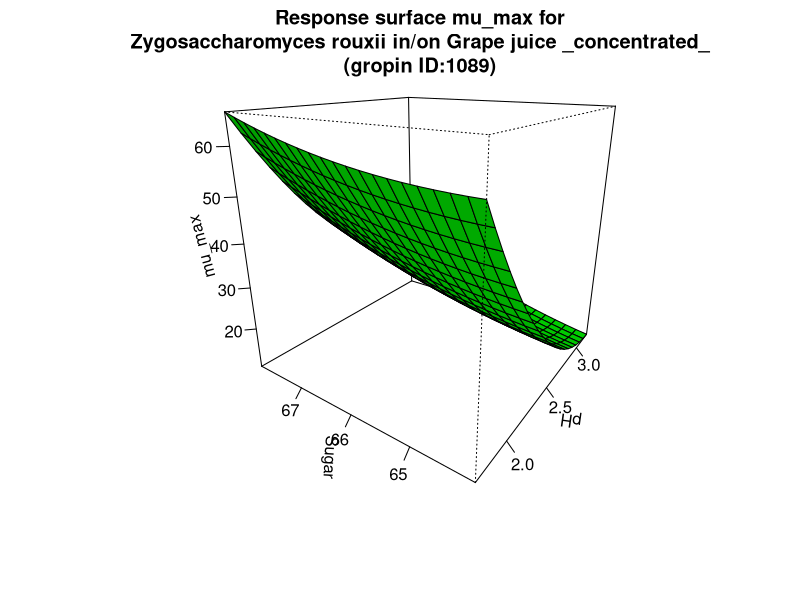

Write R code to recreate this figure.
#############################
# start of Parameter script
#############################
pH <- seq(1.6983016983017,3.2032,length.out=21)
Sugar <- seq(64.064,67.9320679320679,length.out=21)
#############################
# end of Parameter script
#############################
############################# 
# start of Model script Gropin ID 1089 
#############################
 
# constant coefficients for this model
 
variables <- data.frame(pH,Sugar)
argumentsPar <- expand.grid(variables)
 
# heart of the model
response_surface <- function(pH,Sugar) {
   mumax <-2849.592-79.148*Sugar+0.596*(Sugar^2)-232.069*pH+20.771*(pH^2)+1.537*Sugar*pH

return(mumax=mumax)
} 

# output parameters
mumax <- cbind(argumentsPar,response_surface(argumentsPar['pH'],argumentsPar['Sugar']))
colnames(mumax) <- c(colnames(argumentsPar),'mumax')
#############################
# End of Model script
#############################
############################# 
# start of Visualisation script Gropin ID 1089 
#############################
persp(pH,Sugar,matrix(unlist(mumax$mumax),nrow=21),col = 'green',xlab='pH',ylab='Sugar',zlab='mu_max',main='Response surface mu_max for
Zygosaccharomyces rouxii in/on Grape juice _concentrated_
(gropin ID:1089)',theta=305,phi=20,shade=0.25,ticktype = 'detailed')
#############################
# End of Visualisation script
#############################
